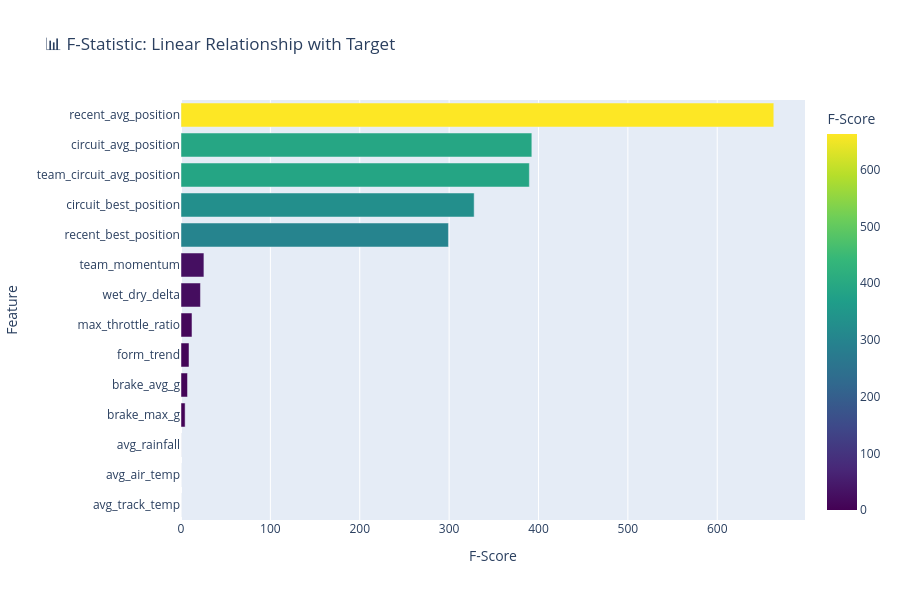

Here is the notebook cell this chart was saved with:
### Markdown cell above
---
## 2️⃣ Univariate Feature Selection

### Code cell
# F-statistic (linear correlation)
X = df_model[all_features]
y = df_model[target_col]

f_scores, p_values = f_regression(X, y)

f_importance = pd.DataFrame({
    'feature': all_features,
    'f_score': f_scores,
    'p_value': p_values
}).sort_values('f_score', ascending=False)

# Plot
fig = px.bar(
    f_importance.head(15),
    x='f_score',
    y='feature',
    orientation='h',
    title='📊 F-Statistic: Linear Relationship with Target',
    labels={'f_score': 'F-Score', 'feature': 'Feature'},
    color='f_score',
    color_continuous_scale='Viridis',
    height=600
)
fig.update_layout(yaxis={'categoryorder': 'total ascending'})
fig.show()

print("\n🔝 Top 10 features by F-statistic:")
print(f_importance.head(10)[['feature', 'f_score', 'p_value']].to_string(index=False))

### Figure 1 — Plotly figure (JSON) as saved in the notebook; plotly's stock layout.template omitted (floating-point values rounded to 4 significant figures)
{"data": [{"hovertemplate": "F-Score=%{marker.color}<br>Feature=%{y}<extra></extra>", "legendgroup": "", "marker": {"color": [663.3, 392.6, 389.8, 328.0, 299.2, 25.65, 21.77, 12.29, 8.979, 7.289, 4.602, 0.04468, 0.0166, 0.008969], "coloraxis": "coloraxis", "pattern": {"shape": ""}}, "name": "", "orientation": "h", "showlegend": false, "textposition": "auto", "type": "bar", "x": [663.3, 392.6, 389.8, 328.0, 299.2, 25.65, 21.77, 12.29, 8.979, 7.289, 4.602, 0.04468, 0.0166, 0.008969], "xaxis": "x", "y": ["recent_avg_position", "circuit_avg_position", "team_circuit_avg_position", "circuit_best_position", "recent_best_position", "team_momentum", "wet_dry_delta", "max_throttle_ratio", "form_trend", "brake_avg_g", "brake_max_g", "avg_rainfall", "avg_air_temp", "avg_track_temp"], "yaxis": "y"}], "layout": {"barmode": "relative", "coloraxis": {"colorbar": {"title": {"text": "F-Score"}}, "colorscale": [[0, "#440154"], [0.1111, "#482878"], [0.2222, "#3e4989"], [0.3333, "#31688e"], [0.4444, "#26828e"], [0.5556, "#1f9e89"], [0.6667, "#35b779"], [0.7778, "#6ece58"], [0.8889, "#b5de2b"], [1, "#fde725"]]}, "height": 600, "legend": {"tracegroupgap": 0}, "title": {"text": "📊 F-Statistic: Linear Relationship with Target"}, "xaxis": {"anchor": "y", "domain": [0, 1], "title": {"text": "F-Score"}}, "yaxis": {"anchor": "x", "categoryorder": "total ascending", "domain": [0, 1], "title": {"text": "Feature"}}}}
